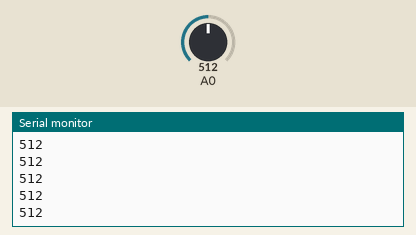
The sketch below on a simulated Arduino Uno, built with avr-gcc and run on an emulated ATmega328P. Parts: the last lines printed to the serial monitor. The inputs (shaded band) are chosen by the test bench; at power-on: A0 = 512.

Above: at 1.2 s.
1.3 s: A0 set to 716
At 1.48 s:
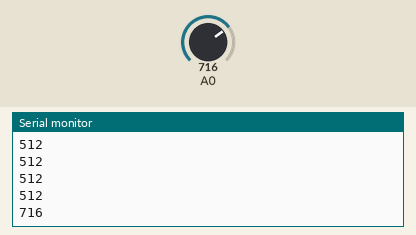
2.8 s: A0 set to 900
At 2.84 s:
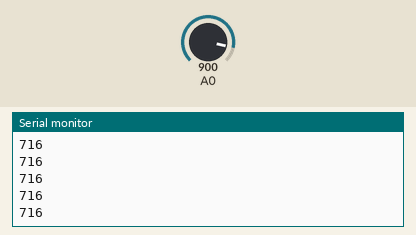
Timing chart, 0 to 5.8 s (numbered marks = the images above; inputs shaded):
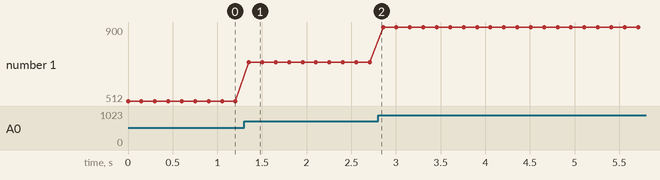

The sketch:

IR.ino
```cpp
int tcrt;
void setup(){
Serial.begin(9600);
}

void loop(){
Serial.println(analogRead(A0));
delay(150);
}
```

Measured:
- after the input at 1.3 s, the serial monitor: prints a new line after 0.05 s (image 1)
- plotted number 1: 512 → 716 after the input at 1.3 s, 716 → 900 after the input at 2.8 s
